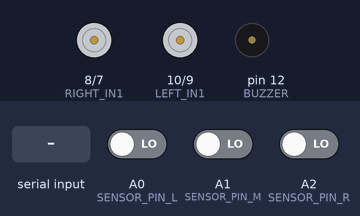
Bench run of a sketch on a simulated Arduino Uno, built with avr-gcc and run on an emulated ATmega328P. Shown: motor-driver pin pairs drawn as motors (green arrow = first pin HIGH = forward, orange = second pin HIGH = backward, longer = more drive, scaled by the enable pin), buzzer (waves = sounding, pin HIGH). Inputs (shaded band) come from the test bench; at power-on: A0 (SENSOR_PIN_L) LOW, A1 (SENSOR_PIN_M) LOW, A2 (SENSOR_PIN_R) LOW. What the sketch prints to the serial monitor is not drawn.

Above: at 1.2 s.
1.3 s: "90,45\n" received over Serial
At 2.4 s:
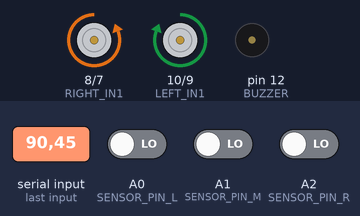
3.2 s: A0 (SENSOR_PIN_L) driven HIGH
At 3.6 s:
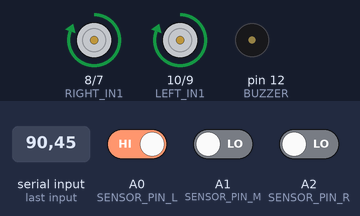
4.7 s: A0 (SENSOR_PIN_L) driven LOW
At 5.9 s:
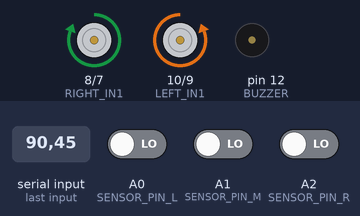
6.2 s: A1 (SENSOR_PIN_M) driven HIGH
At 7.3 s:
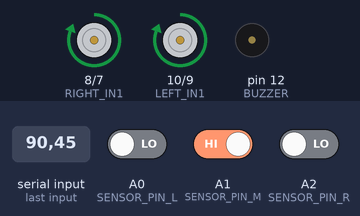
7.7 s: A1 (SENSOR_PIN_M) driven LOW
At 8.4 s:
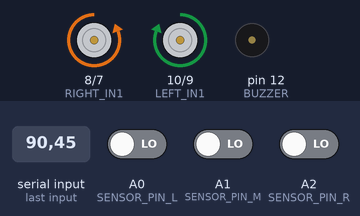
Timing chart, 0 to 10.7 s (numbered marks = the images above; inputs shaded):
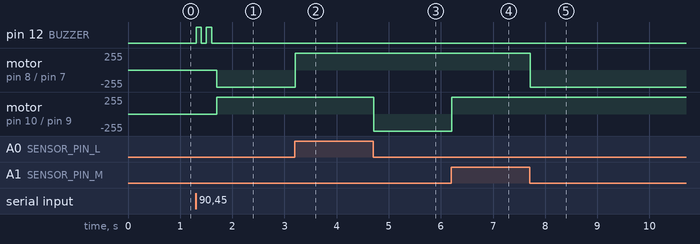

Measured:
- after the input at 1.3 s, pin 12 (BUZZER): alternates HIGH for 0.10 s and LOW for 0.10 s, 4 changes in all, then stays LOW, starting at once; motor on pin 8 (RIGHT_IN1) / pin 7 (RIGHT_IN2): stopped → backward 255/255 after 0.40 s; motor on pin 10 (LEFT_IN1) / pin 9 (LEFT_IN2): stopped → forward 255/255 after 0.40 s
- after the input at 3.2 s, motor on pin 8 (RIGHT_IN1) / pin 7 (RIGHT_IN2): backward 255/255 → forward 255/255 at once
- after the input at 4.7 s, motor on pin 10 (LEFT_IN1) / pin 9 (LEFT_IN2): forward 255/255 → backward 255/255 at once
- after the input at 6.2 s, motor on pin 10 (LEFT_IN1) / pin 9 (LEFT_IN2): backward 255/255 → forward 255/255 at once
- after the input at 7.7 s, motor on pin 8 (RIGHT_IN1) / pin 7 (RIGHT_IN2): forward 255/255 → backward 255/255 at once

The sketch:

CORRECT.ino
```cpp
// === IR SENSOR PINS (HIGH = BLACK) ===
#define SENSOR_PIN_L A0
#define SENSOR_PIN_M A1
#define SENSOR_PIN_R A2

// === MOTOR DRIVER PINS ===
#define LEFT_EN   6
#define RIGHT_EN  11
#define LEFT_IN1  10
#define LEFT_IN2  9
#define RIGHT_IN1 8
#define RIGHT_IN2 7

// === BUZZER ===
#define BUZZER    12

// === STATE VARIABLES ===
bool ls, ms, rs;
byte pattern;
int lastDir = 0;
int nodeCount = 0;
int targetNode = 0;
bool commandReceived = false;
bool returning = false;
bool onNode = false;

const int finalMaxNode = 8;

// Turn logic: index = node number
bool leftTurnNode[10] = {
  false,  // 0 (unused)
  false,  // Node 1
  false,  // Node 2
  false,  // Node 3
  true,   // Node 4 → Turn left ✅
  true,   // Node 5 → Turn left ✅
  false,  // Node 6
  false,  // Node 7
  false   // Node 8
};

void setup() {
  Serial.begin(9600);

  pinMode(LEFT_IN1, OUTPUT);  pinMode(LEFT_IN2, OUTPUT);
  pinMode(RIGHT_IN1, OUTPUT); pinMode(RIGHT_IN2, OUTPUT);
  pinMode(LEFT_EN, OUTPUT);   pinMode(RIGHT_EN, OUTPUT);

  pinMode(SENSOR_PIN_L, INPUT);
  pinMode(SENSOR_PIN_M, INPUT);
  pinMode(SENSOR_PIN_R, INPUT);
  pinMode(BUZZER, OUTPUT);

  analogWrite(LEFT_EN, 255);
  analogWrite(RIGHT_EN, 255);

  Serial.println(F("🔧 Ready. Send node 1–8 from GUI."));
}

void loop() {

  // Step 0: wait for user command
  if (!commandReceived) {
    if (Serial.available()) {
      char c = Serial.read();
      if (c >= '1' && c <= '8') {
        targetNode = c - '0';
        commandReceived = true;
        returning = false;
        nodeCount = 0;
        Serial.print(F("📦 Target Node: ")); Serial.println(targetNode);
        beep(2);
      }
    }
    return;
  }

  // Step 1: follow line
  readSensors();

  if (pattern == 0b111) {  // full black node
    if (!onNode) {
      onNode = true;
      nodeCount++;
      Serial.print(F("📍 Node #")); Serial.println(nodeCount);

      // Perform turn if needed (forward only)
      if (!returning && nodeCount <= finalMaxNode && leftTurnNode[nodeCount]) {
        Serial.println(F("↩  Turning Left"));
        beep(1);
        hardLeft();
        delay(500);  // Adjust for your chassis
        stopBot();
        delay(200);
      }

      // Final destination reached
      if (nodeCount == targetNode && !returning) {
        Serial.println(F("✅ Reached Destination"));
        stopBot();
        beep(2);
        delay(1000);

        Serial.println(F("↪  Turning 180° to return"));
        hardRight();  // U-turn
        delay(650);   // Adjust for 180°
        stopBot();
        delay(200);

        returning = true;
        nodeCount = 0;
      }

      // Returned to start
      else if (returning && nodeCount == targetNode) {
        Serial.println(F("🏁 Returned to Start (Node 1)"));
        stopBot();
        beep(3);
        commandReceived = false;
        targetNode = 0;
      }
    }
  } else {
    onNode = false;

    // Line-following logic
    switch (pattern) {
      case 0b010: moveForward(); lastDir = 0; break;
      case 0b110:
      case 0b100: moveForward(); lastDir = -1; break;
      case 0b011:
      case 0b001: moveForward(); lastDir = 1; break;
      case 0b101: moveForward(); lastDir = 0; break;
      case 0b000:
        (lastDir == -1) ? hardLeft() : hardRight();
        break;
      default: moveForward(); break;
    }
  }

  delay(30);
}

// === Helper Functions ===
void readSensors() {
  ls = digitalRead(SENSOR_PIN_L);
  ms = digitalRead(SENSOR_PIN_M);
  rs = digitalRead(SENSOR_PIN_R);
  pattern = (ls << 2) | (ms << 1) | rs;
}

void moveForward() {
  digitalWrite(LEFT_IN1, HIGH); digitalWrite(LEFT_IN2, LOW);
  digitalWrite(RIGHT_IN1, HIGH); digitalWrite(RIGHT_IN2, LOW);
}

void moveBackward() {
  digitalWrite(LEFT_IN1, LOW); digitalWrite(LEFT_IN2, HIGH);
  digitalWrite(RIGHT_IN1, LOW); digitalWrite(RIGHT_IN2, HIGH);
}

void stopBot() {
  digitalWrite(LEFT_IN1, LOW); digitalWrite(LEFT_IN2, LOW);
  digitalWrite(RIGHT_IN1, LOW); digitalWrite(RIGHT_IN2, LOW);
}

void hardLeft() {
  digitalWrite(LEFT_IN1, LOW); digitalWrite(LEFT_IN2, HIGH);
  digitalWrite(RIGHT_IN1, HIGH); digitalWrite(RIGHT_IN2, LOW);
}

void hardRight() {
  digitalWrite(LEFT_IN1, HIGH); digitalWrite(LEFT_IN2, LOW);
  digitalWrite(RIGHT_IN1, LOW); digitalWrite(RIGHT_IN2, HIGH);
}

void beep(int times) {
  for (int i = 0; i < times; i++) {
    digitalWrite(BUZZER, HIGH); delay(100);
    digitalWrite(BUZZER, LOW);  delay(100);
  }
}
```
